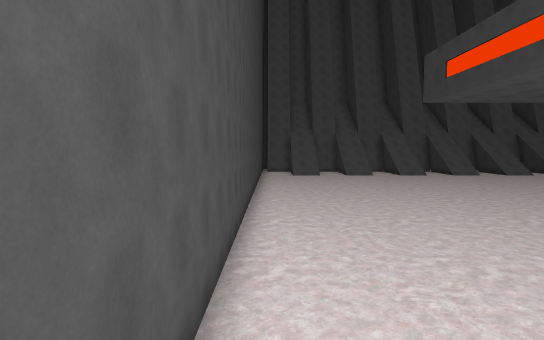
View 1 (above)

22 first-person views from a walk through a 3-D level made in the Unity game engine. The camera is 1.4 m above the floor, tilts 4° down and sees 80° across. The floor is counted in squares, 2 m on a side. Each view is taken from the middle of a square. On the plan, view 1 faces up. The plan holds only what a view shows up to about 10 squares ahead; the rest is blank. The place goes on beyond the plan.

View 2
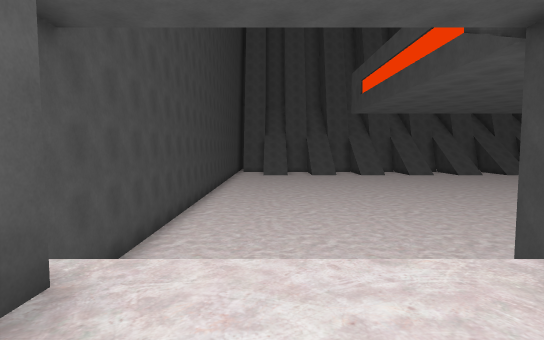

View 3
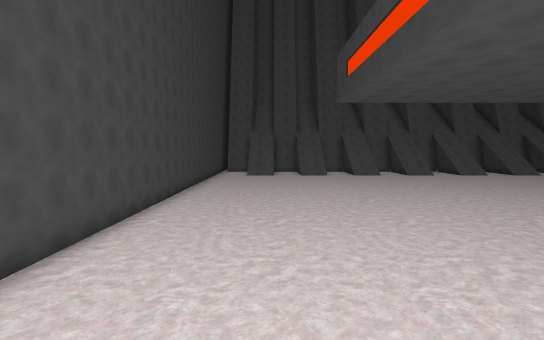

View 4
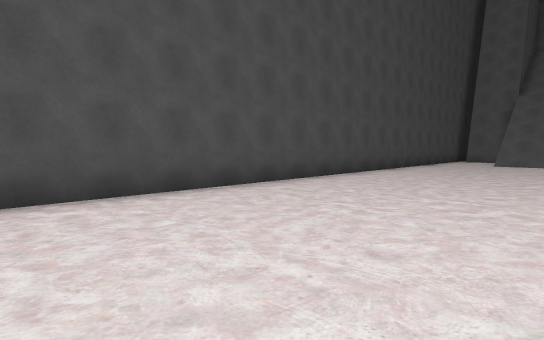

View 5
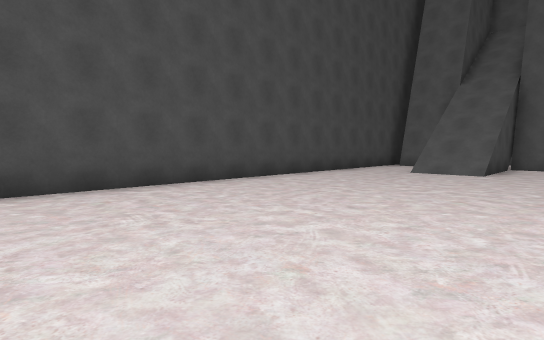

View 6
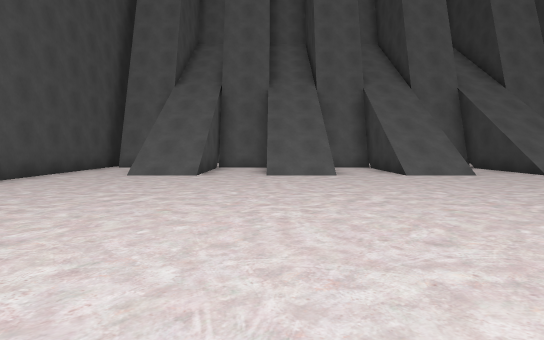

View 7
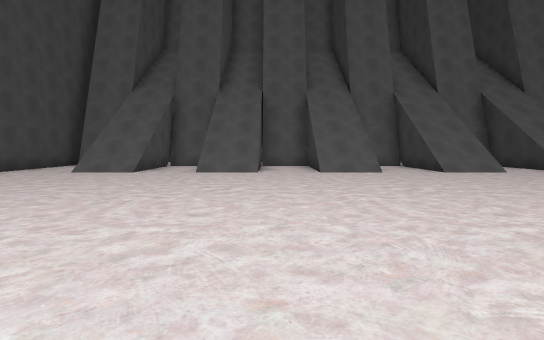

View 8
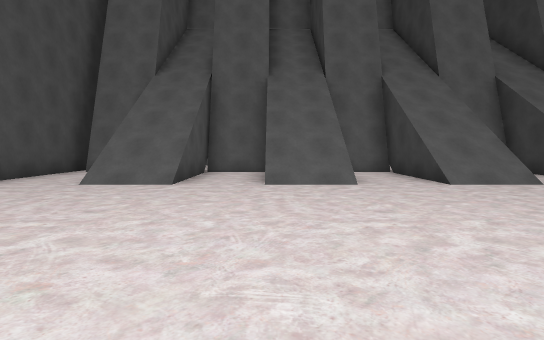

View 9
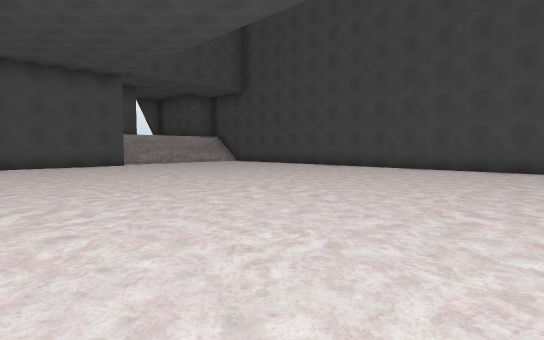

View 10
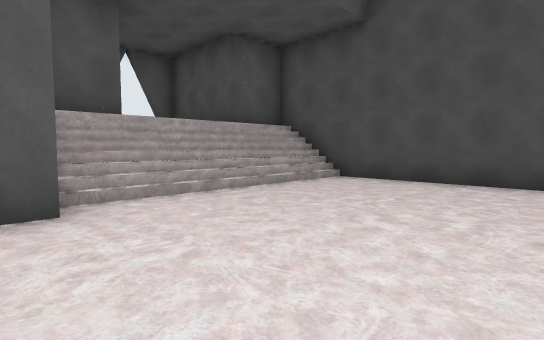

View 11
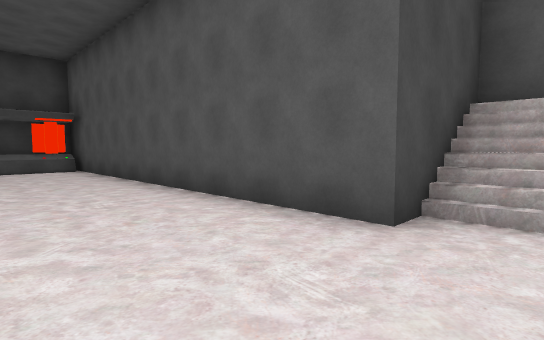

View 12
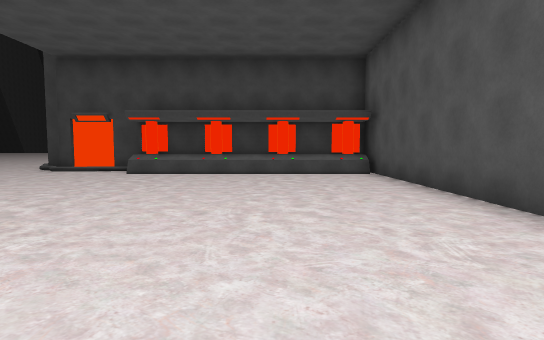

View 13
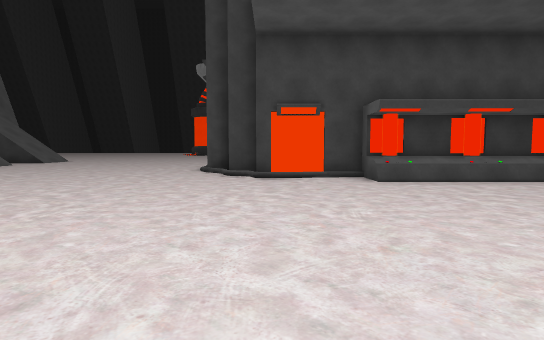

View 14
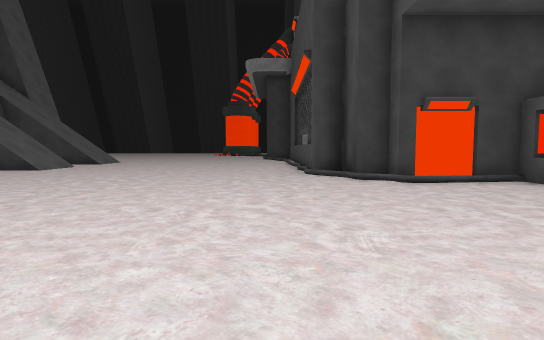

View 15
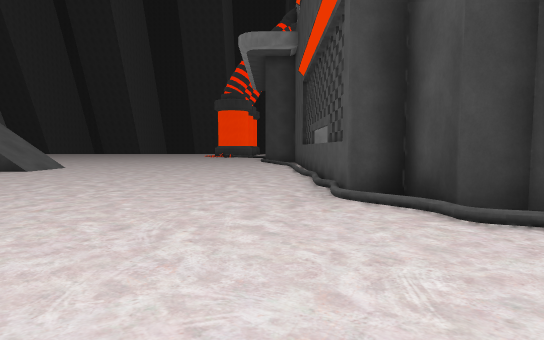

View 16
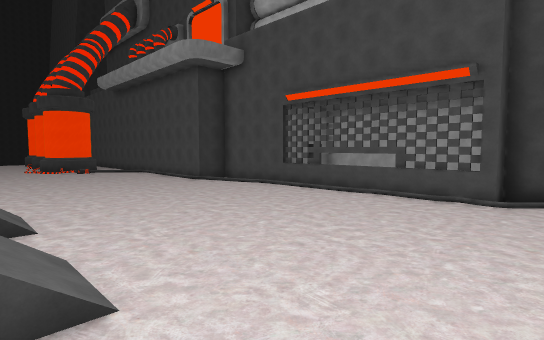

View 17
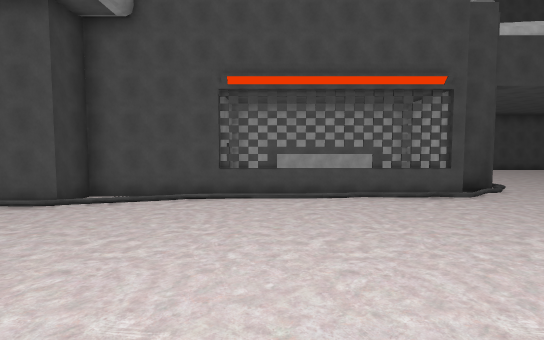

View 18
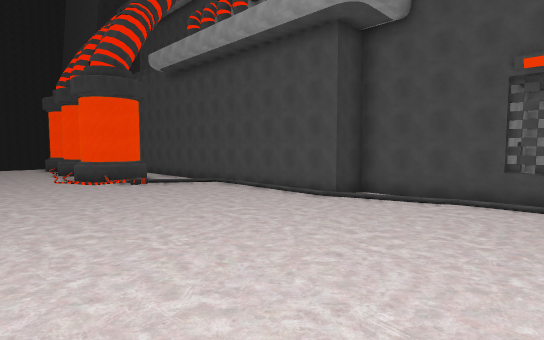

View 19
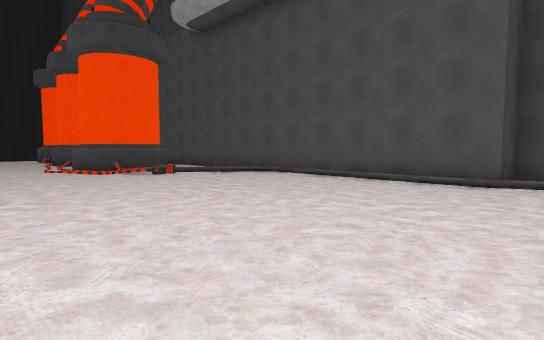

View 20
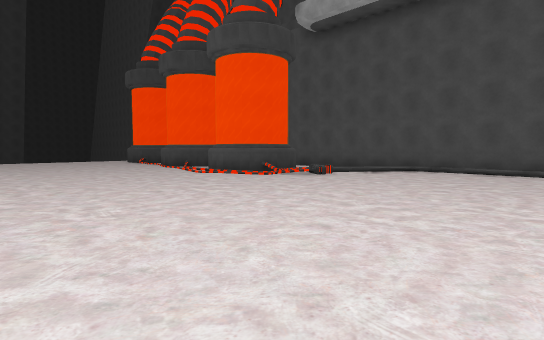

View 21
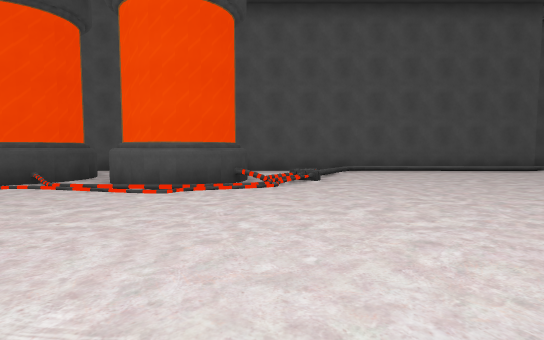

View 22
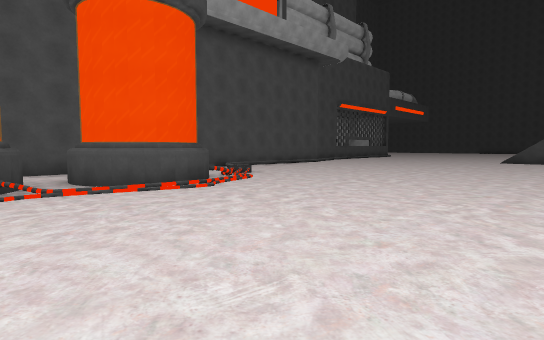

### Floor plan
Key: @ floor where view 1 was taken; # wall or solid block; . main floor; : floor 2.5 m higher than the main floor; / step, stairs or slope; = window, fence, low wall or low ledge; ^ raised ledge; v drop or lower ground.
Columns run from 1 left of view 1 to 41 right of it. Each row starts with its distance up from view 1.
 24 #/////#///// //                ............
 23 #..//.v/..// //              ..............
 22 #../=.#/../=.//../ .// ./  ................
 21 #..//.//..//.//.. /.//..//.................
 20 #..........................................
 19 #..........................................
 18 #.....................................#####
 17 #.....................................#####
 16 #.....................................#  .#
 15 #.....................................  ...
 14 #..........................//##############
 13 #..................###########
 12 #................###
 11 #................#
 10 #................#
  9 #...............^#
  8 #...............##
  7 #...............^#
  6 #...............^#
  5 #...............##
  4 #...............^#
  3 #...............##
  2 #.....############
  1 #/////#
  0 #@////#
 -1 ###::##
 -2   #:
 -3   #
 -4   ##

Positions as (right, up) in squares from view 1, and headings:
1: (0, 0), facing up
2: (2, -2), facing up
3: (3, 0), facing up
4: (4, 7), facing up-left
5: (5, 12), facing up-left
6: (5, 13), facing up
7: (7, 12), facing up
8: (5, 15), facing up
9: (10, 15), facing down-left
10: (6, 6), facing down-left
11: (4, 5), facing down-right
12: (6, 5), facing right
13: (8, 11), facing right
14: (9, 14), facing right
15: (13, 14), facing right
16: (16, 22), facing down-right
17: (23, 22), facing down
18: (23, 22), facing down-right
19: (27, 21), facing down-right
20: (30, 24), facing down-right
21: (36, 24), facing down
22: (41, 24), facing down-left
